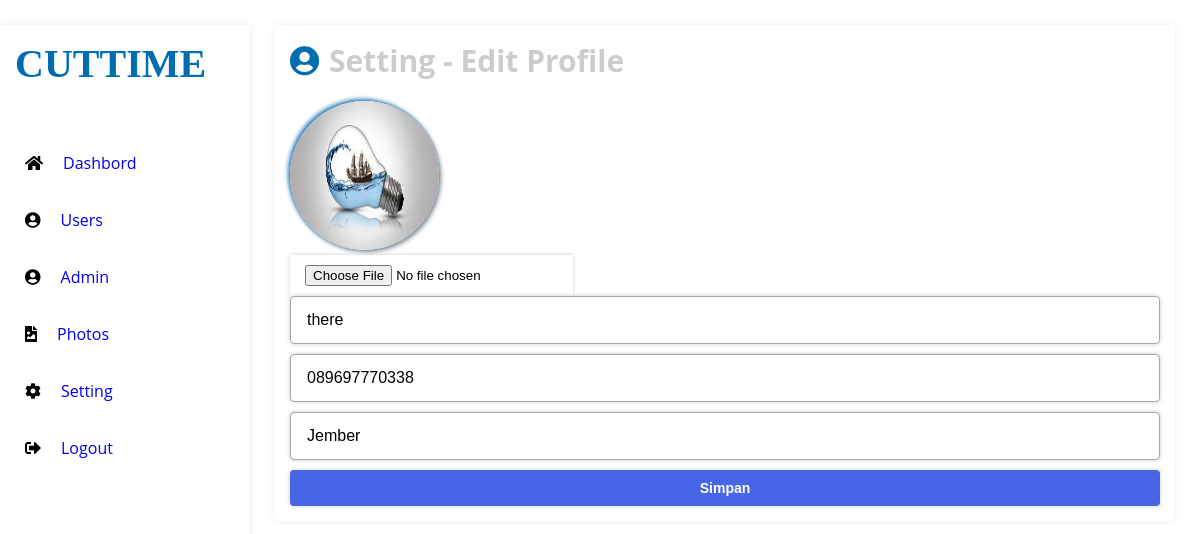
/Admin_Art/setting.php (signed in), run on the app's committed database.
### tables this page shows
CREATE TABLE `user` (
  `id_user` int(20) NOT NULL,
  `nama` varchar(100) DEFAULT NULL,
  `email` varchar(50) DEFAULT NULL,
  `alamat` varchar(150) DEFAULT NULL,
  `no_hp` varchar(20) DEFAULT NULL,
  `tgl_lahir` date DEFAULT NULL,
  `tempat_lahir` varchar(45) DEFAULT NULL,
  `photos` varchar(100) NOT NULL,
  `level` varchar(50) NOT NULL,
  `password` varchar(255) DEFAULT NULL
);

### Admin_Art/setting.php (the view, shortened to what this page needs)
<?php
$errnama = $errphone = $erralamat = $errgambar = "";
$valnama = $errphone = $valalamat = "";
include "../koneksiPDO.php";
?>
<!DOCTYPE html>
<html lang="en">
<head>
    <link rel="stylesheet" href="css/fontawesome.css">
    <link rel="stylesheet" href="css/main.css">
    <link rel="stylesheet" href="css/menu.css">
</head>
<body>
    <div class="sidebar-nav">
        <div class="logo">
            <a href="#">
                <h1>CUTTIME</h1>
            </a>
        </div>
        <div class="side-nav">
            <ul>
                <li>
                    <span><i class="fas fa-home"></i></span>
                    <a href="index.php">Dashbord</a>
                </li>
                <li>
                    <span><i class="fa fa-user-circle"></i></span>
                    <a href="user.php">Users</a>
                </li>
                <li>
                    <span><i class="fa fa-user-circle"></i></span>
                    <a href="admin.php">Admin</a>
                </li>
                <li>
                    <span><i class="fa fa-file-image"></i></span>
                    <a href="photos.php">Photos</a>
                </li>
                <li>
                    <span><i class="fa fa-cog"></i></span>
                    <a href="setting.php">Setting</a>
                </li>
                <li>
                    <span><i class="fa fa-sign-out-alt"></i></span>
                    <a href="logout.php">Logout</a>
                </li>
            </ul>
        </div>
    </div>
    <div class="main_contant">
        <div class="bread-crumbs">
            <ul>
                <li>
                    <span><i class="fas fa-user-circle"></i></span>
                    <h3>Setting - Edit Profile</h3>
                </li>
            </ul>
        </div>
        <div class="box">
            <?php
                $id_admin = $_SESSION['id_admin'];
                $sql = "select * from user WHERE id_user=$id_admin";
                $query = $koneksi->query($sql);
                $baris = $query->fetch(PDO::FETCH_ASSOC);
            ?>
            <form action="setting.php" method="POST" enctype="multipart/form-data">
                <?php echo '<img src="../profil/'.$baris['photos'].'" alt="photo">'; ?>
				<br>
                <input class="btn-file" type="file" name="gambar" id="file" accept="image/*"/>
                <br><?php echo $errnama ?>
                <input type="text" name="Name" class="input-form" value="<?php if(isset($baris['nama'])) echo htmlspecialchars($baris['nama'])?>" >
                <br><?php echo $errphone ?>
                <input type="text" name="PhoneNumber" class="input-form" value="<?php if(isset($baris['no_hp'])) echo htmlspecialchars($baris['no_hp'])?>">
                <br><?php echo $erralamat ?>
                <input type="text" name="alamat" class="input-form" value="<?php if(isset($baris['alamat'])) echo htmlspecialchars($baris['alamat'])?>">
                <input class="btn-simpan" name="submit" type="submit" value="Simpan">
            </form>
        </div>
    </div>
</body>
</html>

### Admin_Art/css/main.css (style rules this page uses)
* { margin: 0; padding: 0; box-sizing: border-box; }
body { width: 100%; overflow-x: hidden; font-family: "open sans"; }
a { text-decoration: none; font-size: 16px; }
ul , li { list-style-type: none; }
input { border: none; box-shadow: 0 0 4px #ccc; padding: 10px 15px; }
.sidebar-nav { width: 250px; padding: 15px; background-color: #fff; height: 100%; box-shadow: 0 0 8px rgb(233, 233, 233); position: fixed; overflow: hidden; overflow-y: auto; }
.logo { margin-bottom: 50px; }
.logo h1 { color: #006DB2; font-family: "Righteous"; font-size: 40px; }
.side-nav ul li { display: flex; align-items: center; margin: 5px 0; padding:15px 10px; width: 100%; transition: .4s; cursor: pointer; }
.side-nav ul li span { margin-right: 20px; }
.main_contant { margin: 25px; margin-left: 275px; padding: 15px; box-shadow: 0 0 8px rgb(238, 238, 238); }
.main_contant .bread-crumbs { margin-bottom: 20px; }
.main_contant .bread-crumbs ul li { display: flex; align-items: center; }
.main_contant .bread-crumbs ul li span { color: #006DB2; margin-right: 10px; font-size: 30px; }
.main_contant .bread-crumbs ul li h3 { font-size: 30px; color: #ccc; }
.input-form { width: 100%; padding: 14px 16px; border: 1px solid #a8a8a8; border-radius: 4px; margin-bottom: 10px; font-size: 16px; }
.input-form::placeholder { font-weight: 400; font-size: 14px; color: #a8a8a8; font-family: 'Poppins', sans-serif; }
.btn-simpan { padding: 10px 16px; width: 100%; border: none; outline: none; background: #4766E6; border-radius: 4px; color: white; font-size: 14px; font-weight: 600; }

### Admin_Art/css/menu.css (style rules this page uses)
img { box-sizing: border-box; width: 149px; height: 149px; border-radius: 50%; background-color: white; box-shadow: 2px 2px 4px rgba(44,62,80,0.6),-2px -2px 4px rgba(41,128,185,1); }

### data on the page
user: photos (picture), Name "there", PhoneNumber "089697770338", alamat "Jember"
